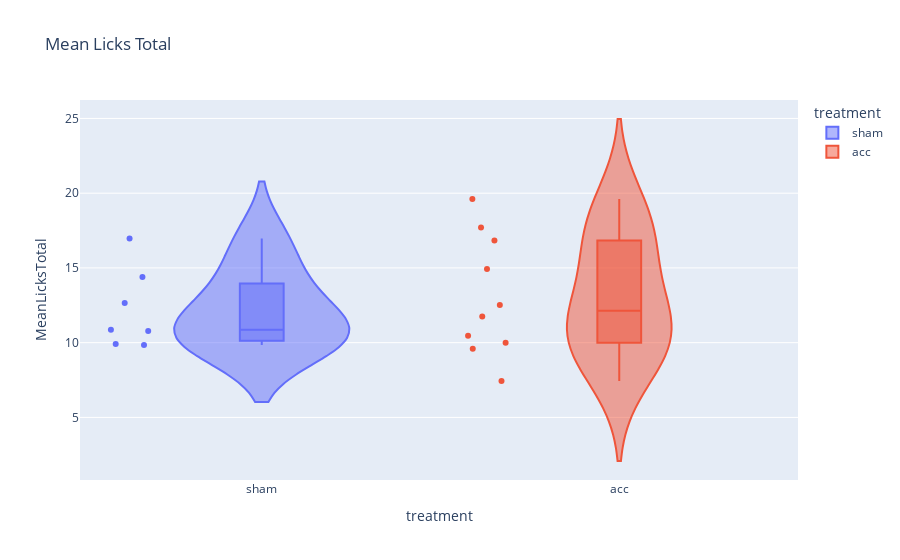

Here is the notebook cell this chart was saved with:
### Markdown cell above
### Licking

### Code cell
plotting.plot_session_mean(sdf_post, "MeanLicksTotal", cat, title="Mean Licks Total")

### Figure 1 — Plotly figure (JSON) as saved in the notebook; plotly's stock layout.template omitted (floating-point values rounded to 4 significant figures)
{"data": [{"alignmentgroup": "True", "box": {"visible": true}, "hovertemplate": "treatment=%{x}<br>MeanLicksTotal=%{y}<extra></extra>", "legendgroup": "sham", "marker": {"color": "#636efa"}, "name": "sham", "offsetgroup": "sham", "orientation": "v", "points": "all", "scalegroup": "True", "showlegend": true, "type": "violin", "x": ["sham", "sham", "sham", "sham", "sham", "sham", "sham"], "x0": " ", "xaxis": "x", "y": [9.919, 16.97, 12.65, 9.838, 10.78, 10.86, 14.39], "y0": " ", "yaxis": "y"}, {"alignmentgroup": "True", "box": {"visible": true}, "hovertemplate": "treatment=%{x}<br>MeanLicksTotal=%{y}<extra></extra>", "legendgroup": "acc", "marker": {"color": "#EF553B"}, "name": "acc", "offsetgroup": "acc", "orientation": "v", "points": "all", "scalegroup": "True", "showlegend": true, "type": "violin", "x": ["acc", "acc", "acc", "acc", "acc", "acc", "acc", "acc", "acc", "acc"], "x0": " ", "xaxis": "x", "y": [10.46, 17.71, 16.83, 14.93, 9.987, 19.61, 11.76, 7.433, 9.591, 12.53], "y0": " ", "yaxis": "y"}], "layout": {"legend": {"title": {"text": "treatment"}, "tracegroupgap": 0}, "title": {"text": "Mean Licks Total"}, "violinmode": "overlay", "xaxis": {"anchor": "y", "categoryarray": ["sham", "acc"], "categoryorder": "array", "domain": [0, 1], "title": {"text": "treatment"}}, "yaxis": {"anchor": "x", "domain": [0, 1], "title": {"text": "MeanLicksTotal"}}}}
